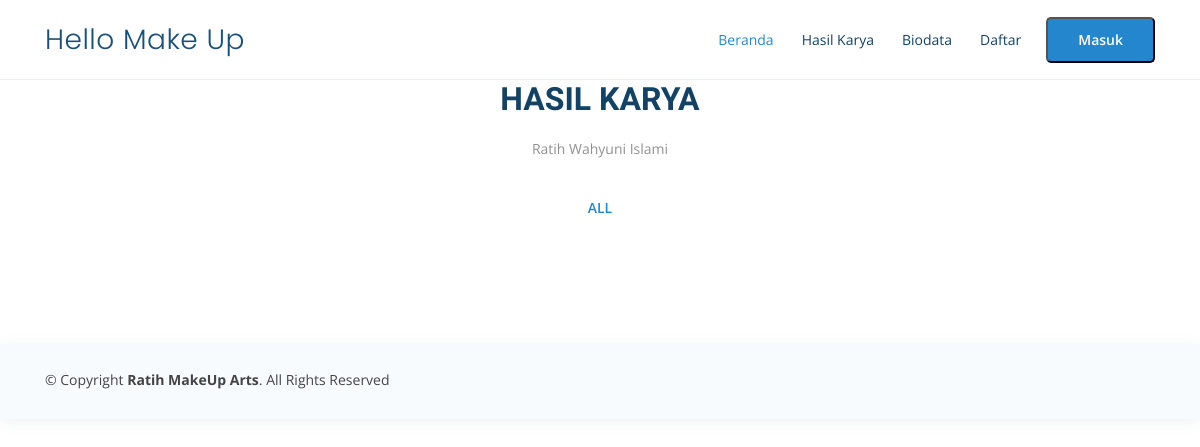
The app's page /index.php/user/dashboard/karya, older data.
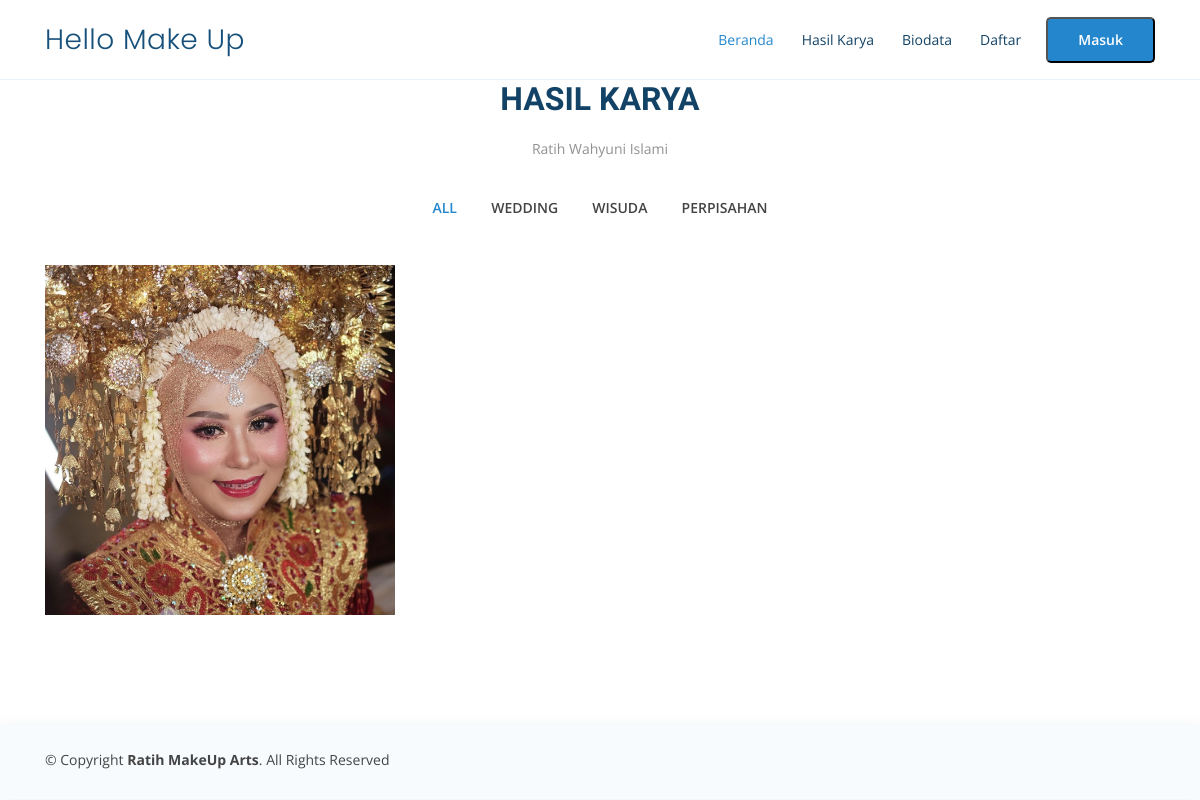
The same page, newer data.
### tables this page shows
CREATE TABLE IF NOT EXISTS `tb_makeup` (
  `id_makeup` int(11) NOT NULL,
  `nm_makeup` varchar(50) NOT NULL,
  `deskripsi` text NOT NULL
);

CREATE TABLE IF NOT EXISTS `tb_hasil_karya` (
  `id_karya` int(11) NOT NULL,
  `nm_karya` varchar(50) NOT NULL,
  `deskripsi` text NOT NULL,
  `foto` text NOT NULL,
  `id_makeup` int(11) NOT NULL
);

### application/core/MY_Controller.php (called while the page is built, shortened)
<?php
class MY_Controller extends CI_Controller
{
	public function view_frontend($view, $data = null)
	{
		$this->load->view('user/templateFrontend/header');
		$this->load->view('user/templateFrontend/navbar');
		$this->load->view($view, $data);
		$this->load->view('user/templateFrontend/footer');
	}
}

### application/controllers/user/Dashboard.php (called while the page is built, shortened)
<?php
class Dashboard extends MY_Controller
{
	public function karya()
	{
		$data['makeup'] = $this->makeupModel->getAll();
		$data_makeup = $this->makeupModel->getAll();
		foreach ($data_makeup as $no => $makeup) {
			$data['makeup'][$no]->paket = new stdClass();
			$data['makeup'][$no]->paket = $this->paketMakeupModel->getByMakeup($makeup->id_makeup);
		}
		$data['karya'] = $this->karya->getAll();
		$this->view_frontend('user/karya', $data);
	}
}

### index.php (called while the page is built, shortened)
<?php
require_once BASEPATH.'core/CodeIgniter.php';

### application/models/Backend/Makeup_Model.php (called while the page is built, shortened)
<?php defined('BASEPATH') or exit('No direct script access allowed');
class Makeup_Model extends CI_Model
{
    private $_table = "tb_makeup";
    public function getAll()
    {
        return $this->db->get($this->_table)->result();
    }
}

### application/models/Backend/Hasil_Karya_Model.php (called while the page is built, shortened)
<?php defined('BASEPATH') or exit('No direct script access allowed');
class Hasil_Karya_Model extends CI_Model
{
    public function getAll()
    {
        return $this->db->query("Select
        *
    From
        tb_hasil_karya Inner Join
        tb_makeup On tb_hasil_karya.id_makeup = tb_makeup.id_makeup")->result();
    }
}

### application/views/user/karya.php (the view, shortened to what this page needs)
<section id="portfolio" class="portfolio">
    <div class="container" data-aos="fade-up">
        <div class="section-title">
            <h2>Hasil Karya</h2>
            <p>Ratih Wahyuni Islami</p>
        </div>
        <div class="row" data-aos="fade-up" data-aos-delay="150">
            <div class="col-lg-12 d-flex justify-content-center">
                <ul id="portfolio-flters">
                    <li data-filter="*" class="filter-active">All</li>
                    <?php foreach ($makeup as $mp) : ?>
                        <li data-filter=".filter-<?= $mp->id_makeup ?>"><?= $mp->nm_makeup ?></li>
                    <?php endforeach; ?>
                </ul>
            </div>
        </div>
        <div class="row portfolio-container" data-aos="fade-up" data-aos-delay="300">
            <?php foreach ($karya as $kr) : ?>
                <div class="col-lg-4 col-md-6 portfolio-item filter-<?= $kr->id_makeup ?>">
                    <div class="portfolio-wrap">
                        <img src="<?php echo base_url() . './assets/upload/' . $kr->foto ?>" class="img-fluid" alt="">
                    </div>
                </div>
            <?php endforeach; ?>
        </div>
    </div>
</section>

Row changes from the older to the newer data that the page shows:
added tb_makeup: nm_makeup "WEDDING"
added tb_makeup: nm_makeup "WISUDA"
added tb_makeup: nm_makeup "PERPISAHAN"
added tb_hasil_karya: foto (picture)
